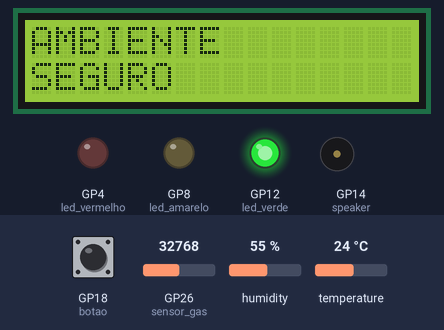
Recording of a program running on a simulated Raspberry Pi Pico running MicroPython. Shown: 16×2 character LCD, output pins drawn as LEDs (lit = HIGH), buzzer (waves = sounding). Dashed ring = blinking. The inputs (shaded band) are chosen by the test bench; at power-on: GP26 (sensor_gas) = 32768, GP18 (botao) LOW, humidity 55 %, temperature 24 °C (analog values on the 0–65535 scale). Library files of the repository ran but are not shown: pico_i2c_lcd.py; what the program prints to the serial console is not drawn.

Above: at 2.7 s.
2.8 s: GP26 (sensor_gas) set to 44528
4.8 s: GP26 (sensor_gas) set to 45552
At 6.2 s:
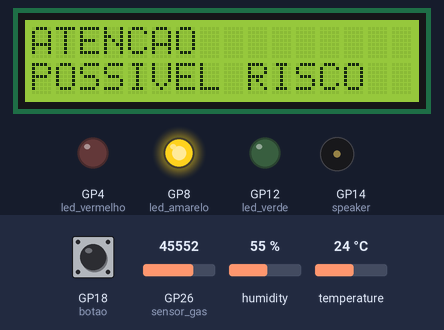
7.2 s: GP18 (botao) pulled HIGH for 1.25 s
At 8.8 s:
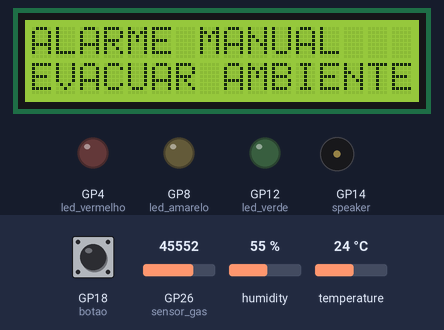
10.4 s: GP26 (sensor_gas) set to 54432
12.2 s: GP26 (sensor_gas) set to 56064
At 13.21 s:
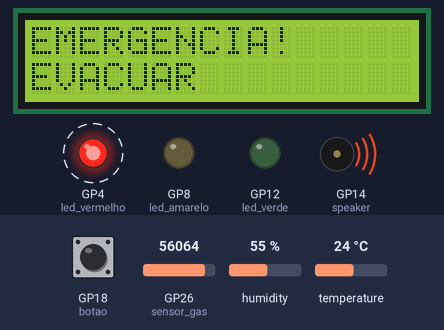
15.2 s: GP26 (sensor_gas) set to 32767
At 16.1 s:
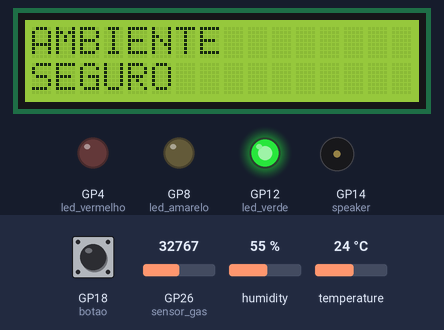
Timing chart, 0 to 17.7 s (numbered marks = the images above; inputs shaded):
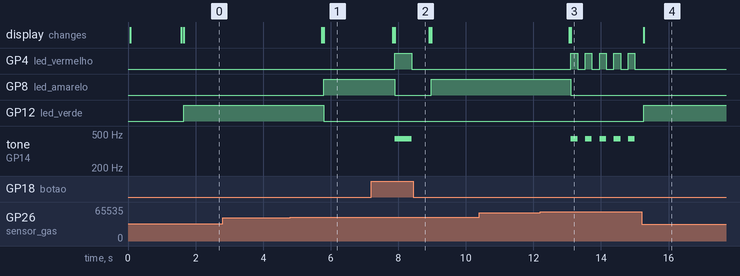

The program:

kiss.py
```python
from machine import I2C, Pin, ADC
from utime import sleep, sleep_ms
from pico_i2c_lcd import I2cLcd
from dht import DHT22
import math
from picozero import Speaker

# --- CONFIGURAÇÃO DO DISPLAY LCD ---
i2c = I2C(0, scl=Pin(17), sda=Pin(16), freq=400000)
I2C_ADDR = i2c.scan()[0]
lcd = I2cLcd(i2c, I2C_ADDR, 2, 16)

lcd.clear()
lcd.putstr("SecureFlow v1.0")
sleep(1.5)
lcd.clear()

# --- HARDWARE CONFIGURADO CORRETAMENTE ---
sensor = DHT22(Pin(15))     # CORRIGIDO: DHT22 está fisicamente no GP15
sensor_gas = ADC(26)        # MQ-2 no GP26

# LEDS
led_verde = Pin(12, Pin.OUT)
led_amarelo = Pin(8, Pin.OUT)
led_vermelho = Pin(4, Pin.OUT)

# BUZZER
speaker = Speaker(14)       # CORRIGIDO: Movido para o GP14 para liberar o GP15

# BOTÃO COM PULL_DOWN ATIVADO
botao = Pin(18, Pin.IN, Pin.PULL_DOWN) # CORRIGIDO: Adicionado PULL_DOWN

# Variável de controle para o LCD não travar
estado_anterior = ""

print("--- SISTEMA MONITOR CONECTADO ---")

while True:
    # 1. Leitura dos sensores com tratamento de erro
    try:
        sensor.measure()
        temp = sensor.temperature()
        umid = sensor.humidity()
    except OSError:
        temp, umid = 24.0, 50.0 # Valores padrão caso falhe

    leitura = sensor_gas.read_u16()
    estado_atual_botao = botao.value()

    print("Temp: {}C | Gas: {} | Botao: {}".format(temp, leitura, estado_atual_botao))

    # 2. Definição do Estado Atual do Sistema
    if estado_atual_botao == 1:
        estado_atual = "MANUAL"
    elif temp >= 50 or leitura >= 55000:
        estado_atual = "EMERGENCIA"
    elif temp >= 35 or leitura >= 45000:
        estado_atual = "ATENCAO"
    else:
        estado_atual = "SEGURO"

    # 3. Atualização Inteligente do LCD (Evita tela apagada/piscando)
    if estado_atual != estado_anterior:
        lcd.clear()
        sleep_ms(20)
        if estado_atual == "MANUAL":
            lcd.move_to(0, 0)
            lcd.putstr("ALARME MANUAL")
            lcd.move_to(0, 1)
            lcd.putstr("EVACUAR AMBIENTE")
        elif estado_atual == "SEGURO":
            lcd.move_to(0, 0)
            lcd.putstr("AMBIENTE")
            lcd.move_to(0, 1)
            lcd.putstr("SEGURO")
        elif estado_atual == "ATENCAO":
            lcd.move_to(0, 0)
            lcd.putstr("ATENCAO")
            lcd.move_to(0, 1)
            lcd.putstr("POSSIVEL RISCO")
        elif estado_atual == "EMERGENCIA":
            lcd.move_to(0, 0)
            lcd.putstr("EMERGENCIA!")
            lcd.move_to(0, 1)
            lcd.putstr("EVACUAR")
        estado_anterior = estado_atual

    # 4. Execução dos Atuadores (LEDs e Buzzer)
    if estado_atual == "MANUAL":
        led_verde.off()
        led_amarelo.off()
        led_vermelho.on()
        speaker.on()
        sleep(0.5)
        led_vermelho.off()
        speaker.off()
        sleep(0.5)

    elif estado_atual == "SEGURO":
        led_verde.on()
        led_amarelo.off()
        led_vermelho.off()
        speaker.off()
        sleep(1)

    elif estado_atual == "ATENCAO":
        led_verde.off()
        led_amarelo.on()
        led_vermelho.off()
        speaker.off()
        sleep(1)

    elif estado_atual == "EMERGENCIA":
        led_verde.off()
        led_amarelo.off()
        # Efeito intermitente do alarme e luzes de evacuação
        led_vermelho.on()
        speaker.on()
        sleep(0.2)
        led_vermelho.off()
        speaker.off()
        sleep(0.2)
```

Measured:
- the behaviour switches between 44992 and 45008 on GP26 (sensor_gas) (found by bisection; images 0 and 1)
- the behaviour switches between 54992 and 55008 on GP26 (sensor_gas) (found by bisection; images 2 and 3)
- after the input at 2.8 s, every drawn part: stays the same
- after the input at 4.8 s, GP8 (led_amarelo): LOW → HIGH after 0.99 s; GP12 (led_verde): HIGH → LOW after 0.99 s; the display: first changes after 0.94 s (image 1 shows a later state)
- after the input at 7.2 s, GP4 (led_vermelho): LOW → HIGH after 0.70 s, → LOW 0.50 s later; GP8 (led_amarelo): HIGH → LOW after 0.70 s, → HIGH 1.1 s later; tone on GP14 (speaker): silent → 440 Hz after 0.70 s, → silent 0.50 s later; the display: first changes after 0.64 s (image 2 shows a later state)
- after the input at 10.4 s, every drawn part: stays the same
- after the input at 12.2 s, GP4 (led_vermelho): alternates HIGH for 0.20 s and LOW for 0.22 s, starting after 0.91 s; GP8 (led_amarelo): HIGH → LOW after 0.91 s; tone on GP14 (speaker): alternates 440 Hz for 0.20 s and silent for 0.22 s, starting after 0.91 s; the display: first changes after 0.86 s (image 3 shows a later state)
- after the input at 15.2 s, GP4 (led_vermelho): stops changing and stays LOW; GP12 (led_verde): LOW → HIGH after 0.07 s; tone on GP14 (speaker): stops changing and stays silent; the display: changes after 0.07 s (image 4)
